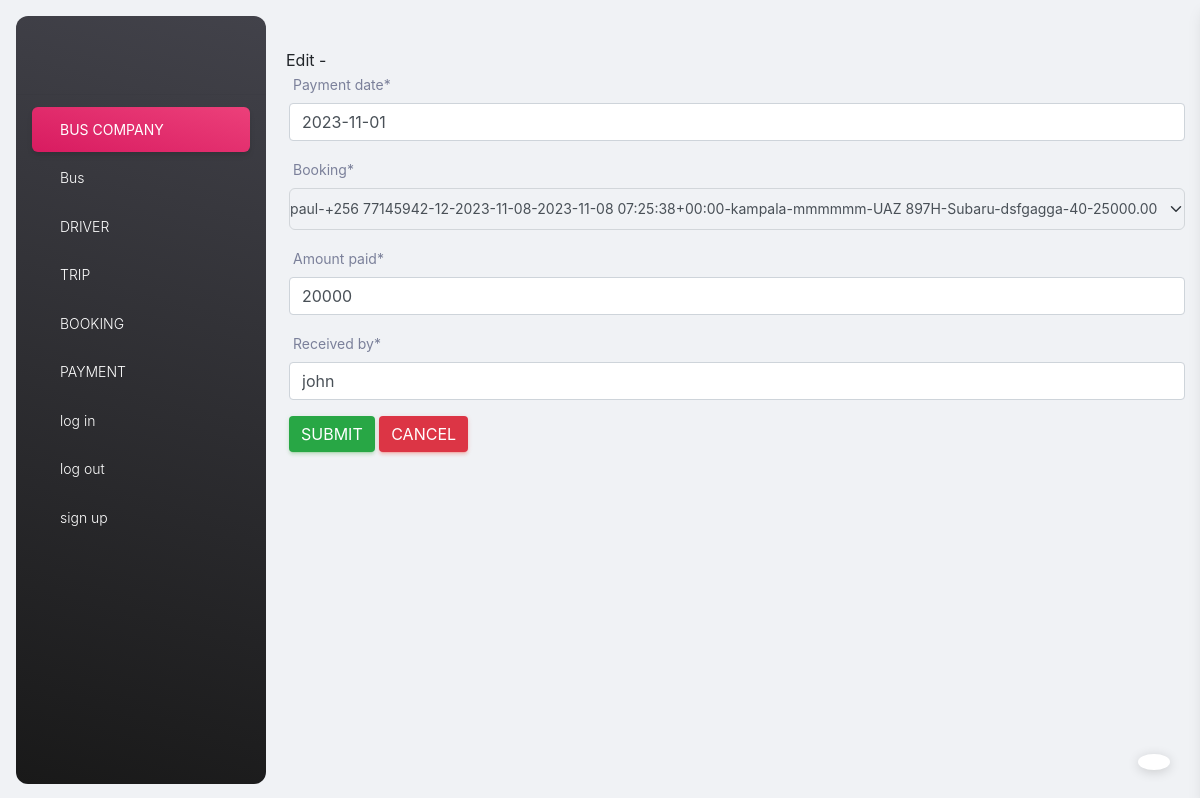
/edit_payment/2/ (signed in), run on the app's committed database.
### my_app/models.py (models this page shows, shortened)
class Payment(models.Model):
    Payment_date = models.DateField(auto_now = False)
    booking = models.ForeignKey(Booking, on_delete = models.CASCADE)
    amount_paid = models.IntegerField()
    received_by = models.CharField(max_length = 26)

### my_app/views.py (the view)
# urls.py: path('edit_payment/<int:payment_id>/', edit_payment_view, name="edit_payment_page"),
@login_required
def edit_payment_view(request, payment_id):
        message=''
        payment = Payment.objects.get(id=payment_id)
        if request.method =="POST":
                payment_form = PaymentForm(request.POST, instance=payment)
                if payment_form.is_valid():
                        payment_form.save()
                        messages.success(request, "Payment Edited Successfully")
                        return redirect(add_payment_view)
                else:
                        message= "Form has invalid data"
        else:
                payment_form = PaymentForm( instance = payment)
        context ={
                'form':payment_form,
                'payment':payment,
                'message':message
        }
        return render(request, 'edit_payment.html', context)

### my_app/forms.py
class PaymentForm(ModelForm):
    class Meta:
        model = Payment
        fields = '__all__'

### my_app/models.py (called while the page is built)
    def __str__(self):
        return f"{self.plate_no}-{self.model}-{self.brand}-{self.capacity}"

    def __str__(self):
        return f"{self.trip_date}-{self.departure_time}-{self.departure_place}-{self.destination}-{self.bus}-{self.amount}"

    def __str__(self):
        return f"{self.customer_name}-{self.contact}-{self.seat_no}-{self.trip}"

### my_app/templates/edit_payment.html (shortened to what this page needs)
{% extends './base.html' %}
{% block content %}
    {% load crispy_forms_tags %}
    {% load static %}
        <link rel="stylesheet" href="{% static 'css/bootstrap.min.css' %}">
        <hi>Edit -{{payment.payment_date}} </hi>
        <div class="container">
            <form method="POST">
                {{form|crispy}}
                <input type="Submit" value="Submit" class="btn btn-success">
                <a class="btn btn-danger" href="{% url 'add_payment_page' %}">Cancel</a>
            </form>
        </div>
{% endblock content %}

### data on the page
Payment: Payment_date "2023-11-01", booking "paul-+256 77145942-12-2023-11-08-2023-11-08 07:25:38+00:00-kampala-mmmmmm-UAZ 897H-Subaru-dsfgagga-40-25000.00", amount_paid "20000", received_by "john"
